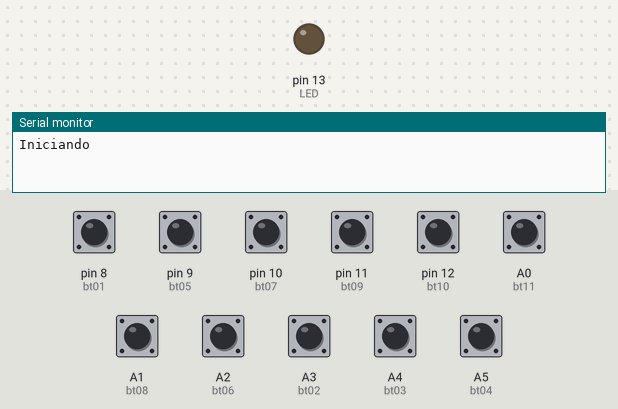
Simulated run of this sketch. Board: Arduino Leonardo, built with avr-gcc and run on an emulated ATmega32U4. Parts: output pins drawn as LEDs (lit = HIGH), the last lines printed to the serial monitor. Inputs (shaded band) come from the test bench; at power-on: A0 (bt11), A1 (bt08), A2 (bt06), A3 (bt02), A4 (bt03), A5 (bt04), pin 8 (bt01), pin 9 (bt05), pin 10 (bt07), pin 11 (bt09), pin 12 (bt10) HIGH. USB keyboard and mouse output is not drawn.

Above: at 1.2 s.
1.3 s: pin 8 (bt01) pulled LOW for 0.15 s
At 1.38 s:
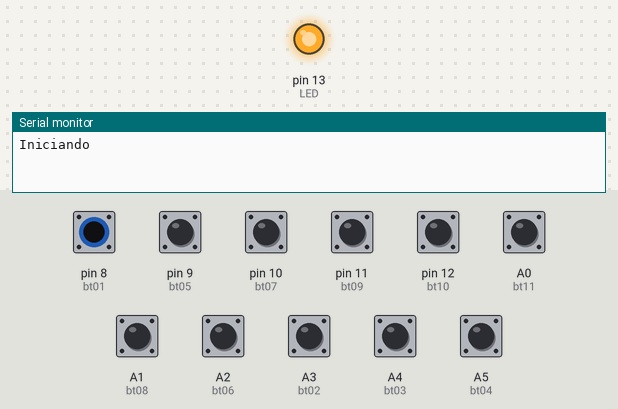
2.9 s: pin 11 (bt09) pulled LOW for 0.15 s
At 4.2 s:
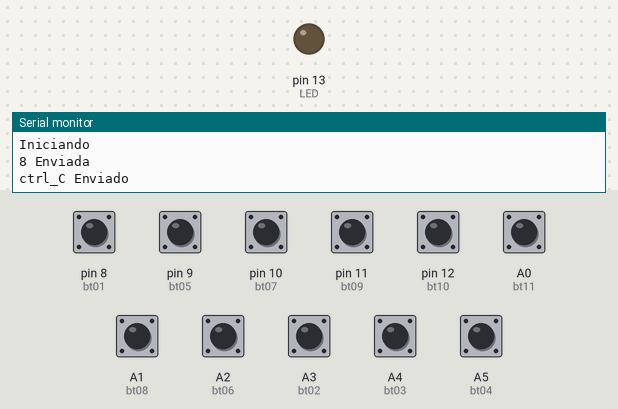
4.5 s: pin 12 (bt10) pulled LOW for 0.15 s
At 4.59 s:
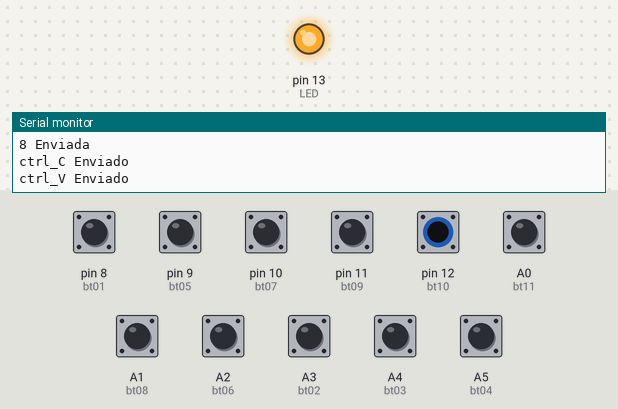
6.1 s: A0 (bt11) pulled LOW for 0.15 s
At 6.7 s:
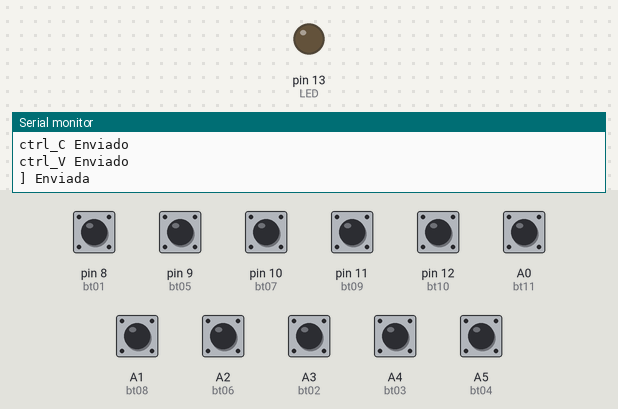
Timing chart, 0 to 8.7 s (numbered marks = the images above; inputs shaded):
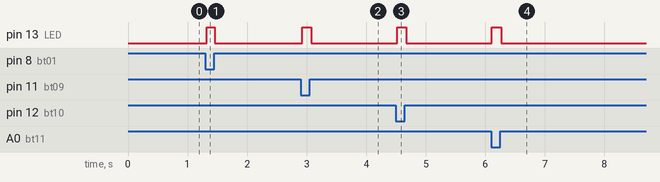

Measured:
- after the input at 1.3 s, pin 13 (LED): LOW → HIGH at once, → LOW 0.13 s later
- after the input at 2.9 s, pin 13 (LED): LOW → HIGH at once, → LOW 0.15 s later
- after the input at 4.5 s, pin 13 (LED): LOW → HIGH at once, → LOW 0.15 s later
- after the input at 6.1 s, pin 13 (LED): LOW → HIGH at once, → LOW 0.16 s later

The sketch:

Leonardo_Teclado_OBS_Atalhos_v2_Final.ino
```cpp
/* *************************
 *  Projeto Bacana - 09/2021
 *  www.projetobacana.com.br
 *  Júlio Vansan Gonçalves
 *
 *  https://www.arduino.cc/reference/en/language/functions/usb/keyboard/
 *
 *  ************************
 */

#include "Keyboard.h"

const int LED=13;

const int bt01=8;
const int bt02=A3;
const int bt03=A4;
const int bt04=A5;
const int bt05=9;
const int bt06=A2;
const int bt07=10;
const int bt08=A1;
const int bt09=11;
const int bt10=12;
const int bt11=A0;


void setup() {
  Serial.begin(9600); // Habilita a comunicação serial
  pinMode(LED,OUTPUT);
  pinMode(bt01,INPUT_PULLUP);
  pinMode(bt02,INPUT_PULLUP);
  pinMode(bt03,INPUT_PULLUP);
  pinMode(bt04,INPUT_PULLUP);
  pinMode(bt05,INPUT_PULLUP);
  pinMode(bt06,INPUT_PULLUP);
  pinMode(bt07,INPUT_PULLUP);
  pinMode(bt08,INPUT_PULLUP);
  pinMode(bt09,INPUT_PULLUP);
  pinMode(bt10,INPUT_PULLUP);
  pinMode(bt11,INPUT_PULLUP);

  Keyboard.begin();
Serial.println("Iniciando");
}

void loop() {
   if (digitalRead(bt01) == LOW) {
      enviaMacro('8',bt01);
    }//Botão 1
   if (digitalRead(bt02) == LOW) {
    enviaMacro('6',bt02);
  }//Botão 2
   if (digitalRead(bt03) == LOW) {
    enviaMacro('3',bt03);
  }//Botão 3
  if (digitalRead(bt04) == LOW) {
    enviaMacro('1',bt04);
  }//Botão 4
  if (digitalRead(bt05) == LOW) {
    enviaMacro('9',bt05);
  }//Botão 5
  if (digitalRead(bt06) == LOW) {
    enviaMacro('7',bt06);
  }//Botão 6
  if (digitalRead(bt07) == LOW) {
    enviaMacro('4',bt07);
  }//Botão 7
  if (digitalRead(bt08) == LOW) {
    enviaMacro('2',bt08);
  }//Botão 8

 if (digitalRead(bt09) == LOW) {
    Serial.println("ctrl_C Enviado");
    digitalWrite(LED,HIGH);
    Keyboard.press(KEY_LEFT_CTRL);
    Keyboard.press('c');
    delay(100);
    Keyboard.releaseAll();
    while(digitalRead(bt09) == LOW) {
      delay(50);
    }
    digitalWrite(LED,LOW);
  }//Botão 9
  if (digitalRead(bt10) == LOW) {
    Serial.println("ctrl_V Enviado");
    digitalWrite(LED,HIGH);
    Keyboard.press(KEY_LEFT_CTRL);
    Keyboard.press('v');
    delay(100);
    Keyboard.releaseAll();
    while(digitalRead(bt10) == LOW) {
      delay(50);
    }
    digitalWrite(LED,LOW);
  }//Botão 10

 if (digitalRead(bt11) == LOW) {
    enviaMacro(']',bt11);
  }//Botão 11

  delay(30);

}//loop

void enviaMacro(char teclaFuncao, int porta){
    digitalWrite(LED,HIGH);
    //Keyboard.write(teclaFuncao);
    Keyboard.press(KEY_LEFT_CTRL);
    Keyboard.press(KEY_LEFT_SHIFT);
   // Keyboard.press(KEY_LEFT_ALT);
    Keyboard.press(teclaFuncao);
    delay(100);
    Keyboard.releaseAll();
    Serial.print(teclaFuncao);
    Serial.println(" Enviada");
    while(digitalRead(porta) == LOW) {
      delay(30);
    }
    digitalWrite(LED,LOW);
}//enviaMacro
```
